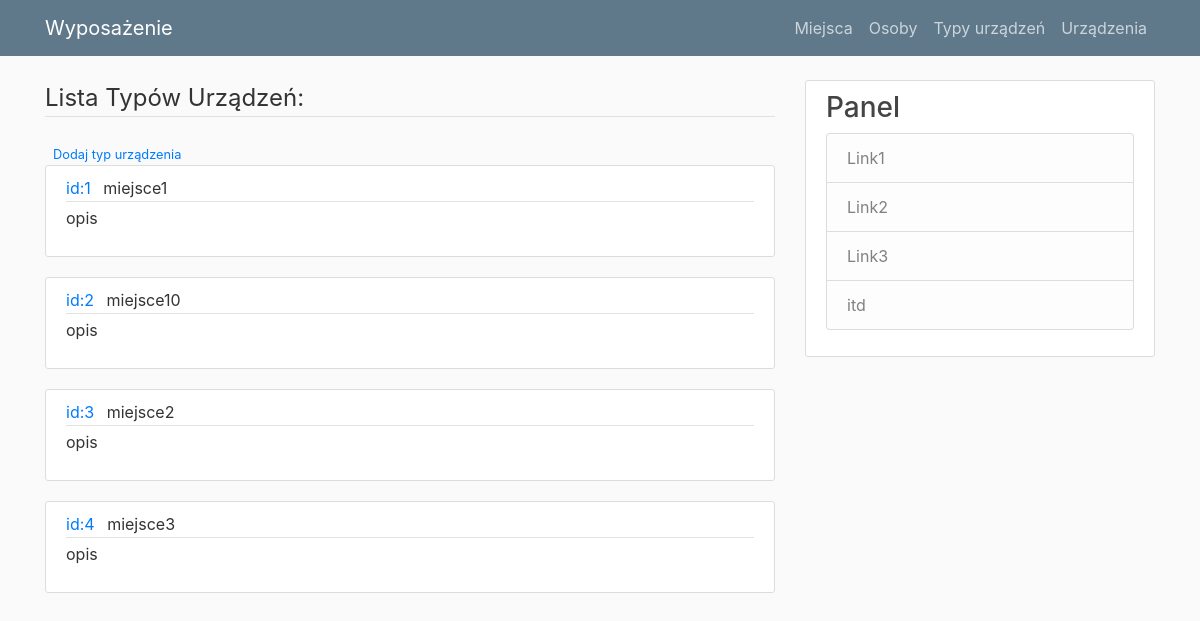
/pokaztypyurzadzen, run on an earlier commit of the app's database.
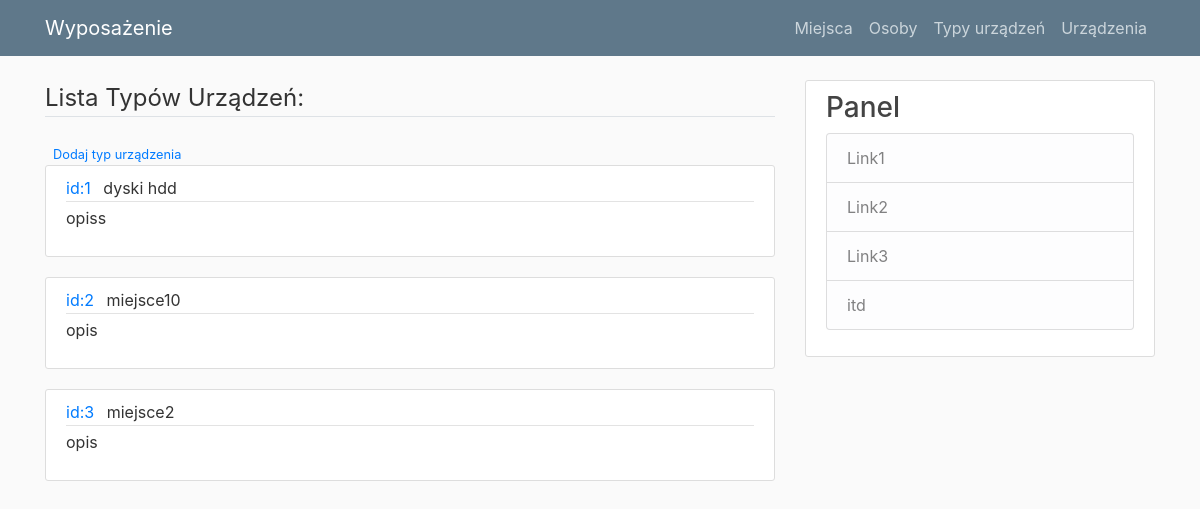
And on a later commit of the database.
### wyposazenie/models.py (models this page shows)
class TypyUrzadzen(db.Model):
    __tablename__ = "typy_urzadzen"
    id_typ_urzadzenia = db.Column(db.Integer, primary_key = True)
    nazwa = db.Column(db.String(30), nullable=False, unique = True)
    opis = db.Column(db.String(150))

### wyposazenie/routes.py (the view)
@app.route("/pokaztypyurzadzen")
def pokaztypyurzadzen():
    typyurzadzen_query = TypyUrzadzen.query.all()
    return render_template('pokaz_typyurzadzen.html', typyurzadzen=typyurzadzen_query)

### wyposazenie/templates/pokaz_typyurzadzen.html
{% extends "layout.html" %}
{% block content %}
<legend class="border-bottom mb-4">Lista Typów Urządzeń:</legend>
<div>
    <small class="text muted">
        <a class="ml-2" href="{{ url_for('dodajtypurzadzenia') }}">Dodaj typ urządzenia</a>
    </small>
</div>
{% for typurzadzenia in typyurzadzen %}
<article class="media content-section">
    <div class="media-body">
        <div class="article-metadata">
            <a class="mr-2" href="{{ url_for('pokaztypurzadzenia', id_typ_urzadzenia=typurzadzenia.id_typ_urzadzenia) }}">id:{{typurzadzenia.id_typ_urzadzenia}}</a>
            <a class="mr-2">{{typurzadzenia.nazwa}}</a>
        </div>
        <p class="article-content">{{ typurzadzenia.opis }}</p>
    </div>
</article>
{% endfor %}
{%  endblock content %}

What changed in the data, as far as the page shows it:
removed TypyUrzadzen: id_typ_urzadzenia "4", nazwa "miejsce3", opis "opis"
changed TypyUrzadzen id 1: nazwa "miejsce1" → "dyski hdd"; opis "opis" → "opiss"
